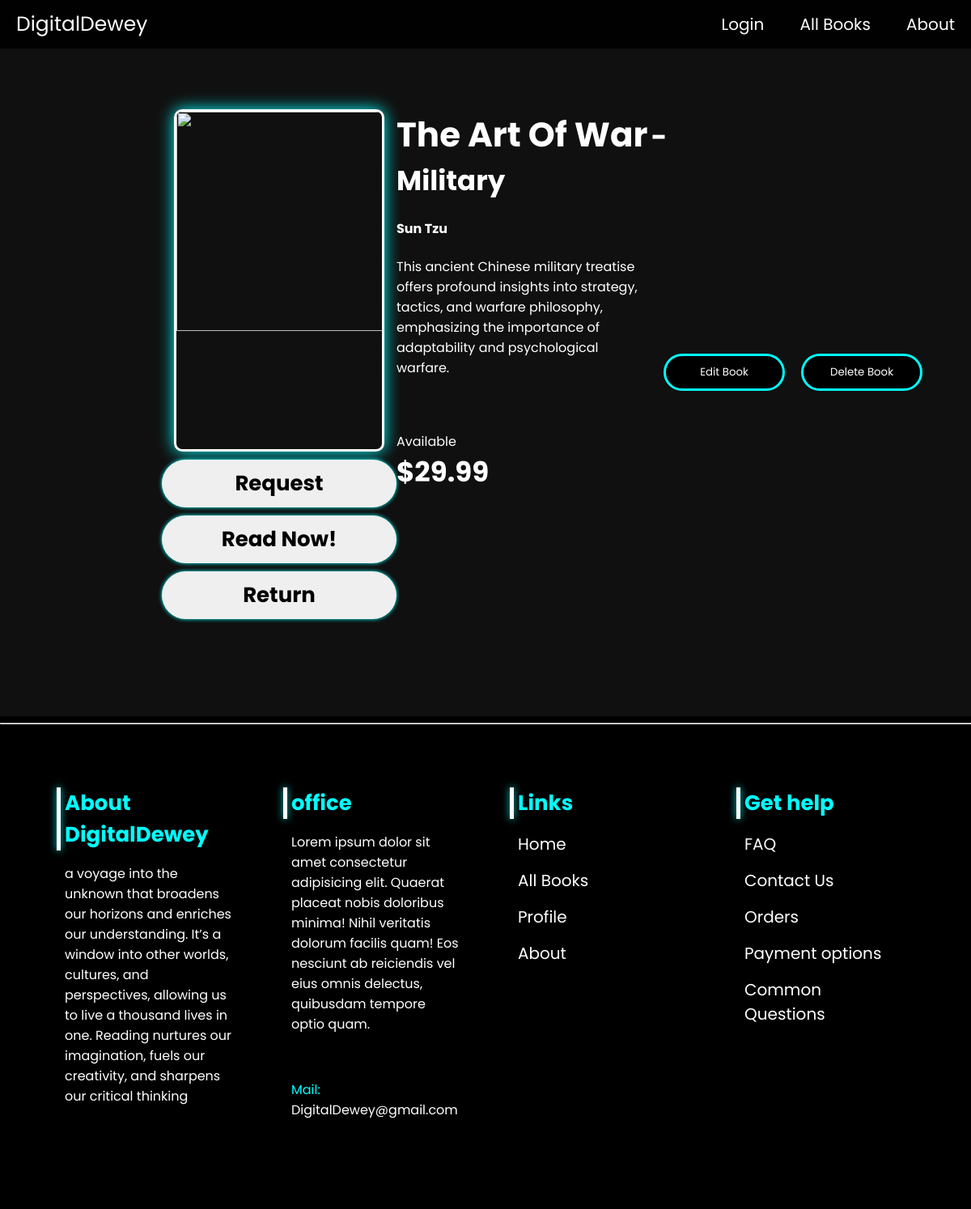
Screenshot of /Book_Details/460/ with the database file from the repository.
### Books/models.py (models this page shows, shortened)
class Book(models.Model):
    title = models.CharField(max_length=100)
    author = models.CharField(max_length=100)
    cover = models.ImageField(upload_to='covers/', default='/static/imgs/Books/(43).jpg')
    category = models.CharField(max_length=100, default='Category')
    price = models.TextField(max_length=10, default="0.00")
    available = models.CharField(default='Available', max_length=100,blank=True, null=True)
    description = models.TextField(blank=True, null=True)
    section = models.CharField(max_length=100, default='General',blank=True, null=True)

### page/views.py (the view)
# urls.py: path('Book_Details/<int:book_id>/', views.BD, name='Book_Details'),
def BD(request, book_id):
    book = Book.objects.get(id=book_id)
    myuser =  request.user
    return render(request, 'Books/Book-Details.html', {'book': book, 'user': myuser})

### templates/Books/Book-Details.html (shortened to what this page needs)
{% extends 'Assets-HTML/Footer.html' %}
{% block content %}
<!DOCTYPE html>
<html>
    <head>
        {% load static %}
        <link rel="stylesheet" href="{% static 'Styles/Bookdetails.css'%}">
        <script src="{% static 'Scripts/BD.js'%}" defer></script> defer></script>
    </head>
    <body>
        <div class="wrap">
            <div class="BookCover">
                <img src="" id="image">
                <button class="borrowButton" id="borrowButton">Borrow</button>
                <button class="readButton" id="readButton"></button>
                <button class="readButton" id="returnButton" type="button">Return</button>
            </div>
            <div class="text-box" id="text-container">
                <h2 id="name" style="display: inline;">{{ book.title }}</h2>
                <h3 id="category" style="display: inline;"> - {{ book.category }}</h3>
                <h4 id="author">{{ book.author }}</h4>
                <p id="description">{{ book.description }}</p>
                <br><br>
                <span id="availability">{{ book.available }}</span>
                <h3 id="price">{{ book.price }}</h3>
            </div>
            <div class="buttons">
                <button class="btn1" id="editButton" type="button">Edit Book</button>
                <button class="btn1" id="delButton" type="button">Delete Book</button>
            </div>
        </div>
    </body>
</html>
{% endblock %}

### project/static/Styles/Footer.css (style rules this page uses)
* { font-family: "Poppins"; box-sizing: border-box; }

### project/static/Styles/Bookdetails.css (style rules this page uses)
* { font-family: "Poppins"; box-sizing: border-box; }
body { background-color: #181818; justify-content: center; align-items: center; margin: 0; }
body::after { content: ""; background: rgba(0, 0, 0, 0.3); backdrop-filter: blur(10px); position: fixed; top: 0; left: 0; width: 100%; height: 100%; z-index: -1; }
.BookCover { height: 100%; width: 290px; }
.text-box { height: 100%; width: calc(100% - 290px); color: #fff; }
.text-box p { font-size: 16px; max-width: 300px; }
.text-box h2 { margin: 0 auto; position: relative; top: 0; font-size: 42px; }
.text-box h3 { font-size: 34px; margin: 0 auto; }
.btn1 { position: relative; display: flex; justify-content: center; width: 150px; border: 3px solid aqua; padding: 10px; border-radius: 50px; transition: 0.3s; font-family: "Poppins"; background-color: black; color: #fff; cursor: pointer; }
.BookCover .borrowButton { position: relative; margin-top: 10px; width: 100%; border: none; border-radius: 30px; box-shadow: 0 0 5px aqua; padding: 10px; font-size: 26px; font-weight: 700; transition: 0.3s; cursor: pointer; }
.readButton { position: relative; margin-top: 10px; width: 100%; border: none; border-radius: 30px; box-shadow: 0 0 5px aqua; padding: 10px; font-size: 26px; font-weight: 700; transition: 0.3s; cursor: pointer; }

### rows the page displays
Book: title "The Art Of War", category "Military", author "Sun Tzu", description "This ancient Chinese military treatise offers profound insights into strategy, tactics, and warfare philosophy, emphasizing the importance of adaptability and psychological warfare.", available "Available", price "$29.99"
